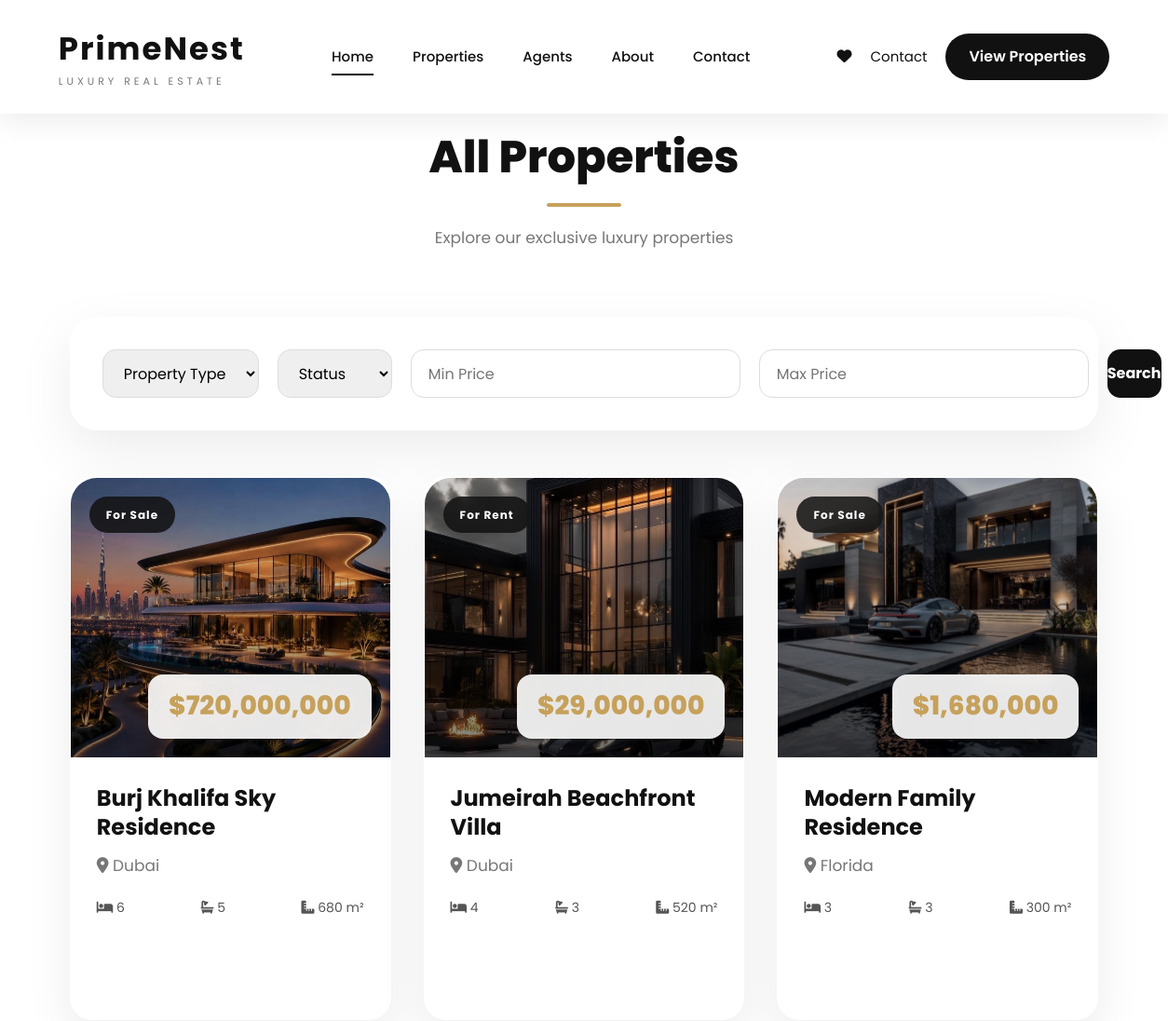
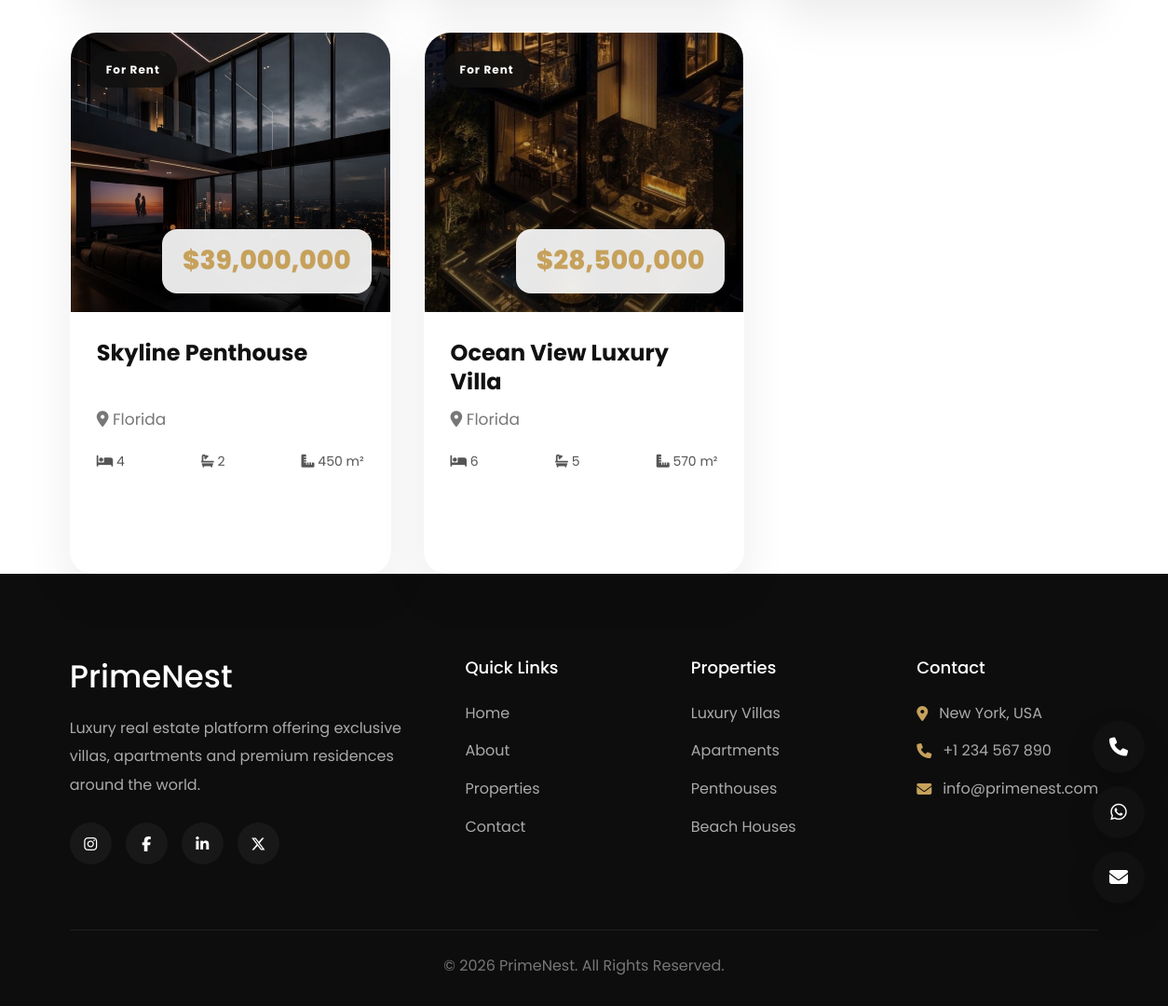
Page /properties/ on the committed database (2 pictures, top to bottom).
### property/models.py (models this page shows, shortened)
class Property(models.Model):
    STATUS_CHOICES = (
        ('sale', 'For Sale'),
        ('rent', 'For Rent'),
    )
    title = models.CharField(max_length=200)
    slug = models.SlugField(unique=True)
    property_type = models.ForeignKey(
        PropertyType,
        on_delete=models.CASCADE
    )
    agent = models.ForeignKey(
        Agent,
        on_delete=models.CASCADE
    )
    amenities = models.ManyToManyField(
        Amenity,
        blank=True
    )
    city = models.CharField(max_length=100)
    address = models.CharField(max_length=300)
    description = models.TextField()
    price = models.DecimalField(
        max_digits=12,
        decimal_places=0
    )
    area = models.PositiveIntegerField(
        help_text="Square meters"
    )
    bedrooms = models.PositiveIntegerField()
    bathrooms = models.PositiveIntegerField()
    status = models.CharField(
        max_length=10,
        choices=STATUS_CHOICES
    )
    cover_image = models.ImageField(
        upload_to='properties/'
    )
    created_at = models.DateTimeField(
        auto_now_add=True
    )
    @property
    def formatted_price(self):
        return "{:,.0f}".format(self.price)

### property/views.py (the view)
def property_list(request):
    properties = Property.objects.all().order_by("-created_at")
    property_type = request.GET.get("property_type")
    if property_type:
        properties = properties.filter(
            property_type__name=property_type
        )
    status = request.GET.get("status")
    if status:
        properties = properties.filter(
            status=status
        )
    min_price = request.GET.get("min_price")
    if min_price:
        properties = properties.filter(
            price__gte=min_price
        )
    max_price = request.GET.get("max_price")
    if max_price:
        properties = properties.filter(
            price__lte=max_price
        )
    paginator = Paginator(properties, 9)
    page_number = request.GET.get("page")
    page_obj = paginator.get_page(page_number)
    context = {
        "properties": page_obj,
    }
    return render(
        request,
        "property/list.html",
        context
    )

### templates/property/list.html (shortened to what this page needs)
{% extends 'base.html' %}
{% load static %}
{% load humanize %}
{% block body_class %}
inner-page
{% endblock %}
{% block content %}
<section class="property-list-page">
    <div class="container">
        <div class="section-title">
            <h2>
                All Properties
            </h2>
            <p>
                Explore our exclusive luxury properties
            </p>
        </div>
        <div class="property-filter">
            <form method="GET">
                <select name="property_type">
                    <option value="">
                        Property Type
                    </option>
                </select>
                <select name="status">
                    <option value="">
                        Status
                    </option>
                </select>
                <input
                type="number"
                name="min_price"
                placeholder="Min Price">
                <input
                type="number"
                name="max_price"
                placeholder="Max Price">
                <button type="submit">
                    Search
                </button>
            </form>
        </div>
        <div class="property-grid">
            {% for property in properties %}
            <div class="property-card">
                <div class="property-image">
                    {% if property.cover_image %}
                    <img src="{{ property.cover_image.url }}"
                         alt="{{ property.title }}">
                    {% endif %}
                    <div class="property-overlay"></div>
                    <div class="property-badge">
                        {% if property.status == "sale" %}
                            For Sale
                        {% else %}
                            For Rent
                        {% endif %}
                    </div>
                    <div class="property-price">
                       ${{ property.formatted_price }}
                    </div>
                </div>
                <div class="property-info">
                    <h3>
                        {{ property.title }}
                    </h3>
                    <div class="location">
                        <i class="fa-solid fa-location-dot"></i>
                        {{ property.city }}
                    </div>
                    <div class="property-details">
                        <div>
                            <i class="fa-solid fa-bed"></i>
                            {{ property.bedrooms }}
                        </div>
                        <div>
                            <i class="fa-solid fa-bath"></i>
                            {{ property.bathrooms }}
                        </div>
                        <div>
                            <i class="fa-solid fa-ruler-combined"></i>
                            {{ property.area }} m²
                        </div>
                    </div>
                </div>
            </div>
            {% empty %}
            <p>
                No properties available.
            </p>
            {% endfor %}
        </div>
    </div>
</section>
{% endblock %}

### templates/base.html (shortened to what this page needs)
{% load static %}
<!DOCTYPE html>
<html lang="en">
<head>
    <link href="https://cdn.jsdelivr.net/npm/bootstrap@5.3.7/dist/css/bootstrap.min.css" rel="stylesheet">
    <link rel="stylesheet"
          href="https://cdnjs.cloudflare.com/ajax/libs/font-awesome/6.7.2/css/all.min.css">
    <link rel="stylesheet"
          href="https://unpkg.com/aos@2.3.4/dist/aos.css">
    <link rel="stylesheet"
          href="https://cdn.jsdelivr.net/npm/swiper@11/swiper-bundle.min.css">
    <link rel="stylesheet" href="{% static 'css/variables.css' %}">
    <link rel="stylesheet" href="{% static 'css/style.css' %}">
    <link rel="stylesheet" href="{% static 'css/header.css' %}">
    <link rel="stylesheet" href="{% static 'css/hero.css' %}">
    <link rel="stylesheet" href="{% static 'css/search.css' %}">
    <link rel="stylesheet" href="{% static 'css/cards.css' %}">
    <link rel="stylesheet" href="{% static 'css/featured.css' %}">
    <link rel="stylesheet" href="{% static 'css/statistics.css' %}">
    <link rel="stylesheet" href="{% static 'css/why_choose.css' %}">
    <link rel="stylesheet" href="{% static 'css/testimonials.css' %}">
    <link rel="stylesheet" href="{% static 'css/cta.css' %}">
    <link rel="stylesheet" href="{% static 'css/detail.css' %}">
    <link rel="stylesheet" href="{% static 'css/about.css' %}">
    <link rel="stylesheet" href="{% static 'css/contact.css' %}">
    <link rel="stylesheet" href="{% static 'css/latest_properties.css' %}">
    <link rel="stylesheet" href="{% static 'css/footer.css' %}">
    <link rel="stylesheet" href="{% static 'css/responsive.css' %}">
    <link rel="stylesheet" href="{% static 'css/animations.css' %}">
</head>
<body class="{% block body_class %}{% endblock %}">
{% include 'header.html' %}
<main>
    {% block content %}
    {% endblock %}
</main>
{% include 'footer.html' %}
<div class="floating-contact">
    <a href="#">
        <i class="fa-solid fa-phone"></i>
    </a>
    <a href="#">
        <i class="fa-brands fa-whatsapp"></i>
    </a>
    <a href="#">
        <i class="fa-solid fa-envelope"></i>
    </a>
</div>
</body>
</html>

### templates/header.html (shortened to what this page needs)
<header class="header" id="header">
    <div class="container header-container">
        <a href="{% url 'home' %}" class="logo">
            <div class="logo-text">
                <span class="logo-title">
                    PrimeNest
                </span>
                <span class="logo-subtitle">
                    Luxury Real Estate
                </span>
            </div>
        </a>
        <nav class="nav-menu" id="navMenu">
            <a href="{% url 'home' %}" class="active">
                Home
            </a>
            <a href="{% url 'property:list' %}">
                Properties
            </a>
            <a href="{% url 'agents' %}">
                Agents
            </a>
            <a href="{% url 'about' %}">
                About
            </a>
            <a href="{% url 'contact' %}">
                Contact
            </a>
        </nav>
        <div class="nav-actions">
            <a href="{% url 'property:favorites' %}" class="favorite-header">
                <i class="fa-solid fa-heart"></i>
            </a>
            <a href="{% url 'contact' %}" class="login-btn">
                Contact
            </a>
            <a href="{% url 'property:list' %}" class="primary-btn">
                View Properties
            </a>
        </div>
    </div>
</header>

### templates/footer.html
{% load static %}
<footer class="footer">
    <div class="container">
        <div class="footer-grid">
            <div class="footer-about">
                <h2>PrimeNest</h2>
                <p>
                    Luxury real estate platform offering exclusive villas,
                    apartments and premium residences around the world.
                </p>
                <div class="footer-social">
                    <a href="#"><i class="fa-brands fa-instagram"></i></a>
                    <a href="#"><i class="fa-brands fa-facebook-f"></i></a>
                    <a href="#"><i class="fa-brands fa-linkedin-in"></i></a>
                    <a href="#"><i class="fa-brands fa-x-twitter"></i></a>
                </div>
            </div>
            <div>
                <h4>Quick Links</h4>
                <ul>
                    <li><a href="/">Home</a></li>
                    <li><a href="#">About</a></li>
                    <li><a href="#">Properties</a></li>
                    <li><a href="#">Contact</a></li>
                </ul>
            </div>
            <div>
                <h4>Properties</h4>
                <ul>
                    <li><a href="#">Luxury Villas</a></li>
                    <li><a href="#">Apartments</a></li>
                    <li><a href="#">Penthouses</a></li>
                    <li><a href="#">Beach Houses</a></li>
                </ul>
            </div>
            <div>
                <h4>Contact</h4>
                <ul class="footer-contact">
                    <li>
                        <i class="fa-solid fa-location-dot"></i>
                        New York, USA
                    </li>
                    <li>
                        <i class="fa-solid fa-phone"></i>
                        +1 234 567 890
                    </li>
                    <li>
                        <i class="fa-solid fa-envelope"></i>
                        info@primenest.com
                    </li>
                </ul>
            </div>
        </div>
        <div class="footer-bottom">
            © 2026 PrimeNest. All Rights Reserved.
        </div>
    </div>
</footer>

### static/css/variables.css (style rules this page uses)
:root { --white:#ffffff; --light-gray:#f5f5f5; --gray:#d1d5db; --dark-gray:#4b5563; --black:#111111; --transition:0.4s ease; --container:1200px; }

### static/css/style.css (style rules this page uses)
*, *::before, *::after { margin:0; padding:0; box-sizing:border-box; }
html { scroll-behavior:smooth; }
body { font-family:'Poppins',sans-serif; background:#fff; color:#111; overflow-x:hidden; line-height:1.6; }
img { width:100%; display:block; }
a { text-decoration:none; color:inherit; }
ul { list-style:none; }
button, input, select { font-family:inherit; }
.container { width:min(90%,1320px); margin:auto; }
.section-title { text-align:center; margin-bottom:60px; }
.section-title h2 { font-size:48px; line-height:1.2; font-weight:700; margin-bottom:15px; }
.section-title p { color:#666; font-size:17px; }
.primary-btn { display:inline-flex; align-items:center; justify-content:center; background:#fff; color:#111; padding:14px 30px; border-radius:50px; font-weight:600; transition:.35s; }
* { transition-property:color,background,transform,border,box-shadow; }
.property-list-page { padding-top:170px; }
.floating-contact { position:fixed; right:25px; bottom:110px; display:flex; flex-direction:column; gap:14px; z-index:999; }
.floating-contact a { width:56px; height:56px; border-radius:50%; background:#111; color:#fff; display:flex; justify-content:center; align-items:center; font-size:20px; box-shadow:0 12px 30px rgba(0,0,0,.18); transition:.35s; }
img { opacity:0; animation:imageFade .8s forwards; }
.primary-btn, .secondary-btn, .details-btn { position:relative; overflow:hidden; }

### static/css/header.css (style rules this page uses)
.header { position:fixed; top:0; left:0; width:100%; z-index:9999; transition:.35s ease; }
body.inner-page .header { background:#fff; box-shadow:0 8px 30px rgba(0,0,0,.08); }
body.inner-page .logo-title { color:#111; }
body.inner-page .logo-subtitle { color:#777; }
body.inner-page .nav-menu a { color:#111; }
body.inner-page .login-btn { color:#111; }
.header-container { display:flex; align-items:center; justify-content:space-between; padding:25px 0; }
.logo { text-decoration:none; }
.logo-text { display:flex; flex-direction:column; }
.logo-title { font-size:34px; font-weight:700; letter-spacing:2px; }
.logo-subtitle { font-size:11px; letter-spacing:4px; text-transform:uppercase; }
.nav-menu { display:flex; align-items:center; gap:42px; }
.nav-menu a { text-decoration:none; font-size:15px; font-weight:500; position:relative; transition:.3s; }
.nav-menu a::after { content:""; position:absolute; bottom:-8px; left:0; width:0; height:2px; background:currentColor; transition:.3s; }
.nav-menu a:hover::after, .nav-menu .active::after { width:100%; }
.nav-actions { display:flex; align-items:center; gap:20px; }
.login-btn { text-decoration:none; font-size:15px; }
.primary-btn { background:#111; color:#fff !important; padding:12px 25px; border-radius:30px; text-decoration:none; }

### static/css/hero.css (style rules this page uses)
.primary-btn { transition:.35s; }

### static/css/search.css (style rules this page uses)
.property-filter { background:white; padding:35px; margin-bottom:50px; border-radius:28px; box-shadow: 0 20px 60px rgba(0,0,0,.08); }
.property-filter form { display:grid; grid-template-columns:repeat(5,1fr); gap:20px; }
.property-filter select, .property-filter input { height:52px; border:1px solid #ddd; border-radius:14px; padding:0 18px; }
.property-filter button { background:#111; color:white; border:none; border-radius:14px; font-weight:700; cursor:pointer; transition:.35s; }

### static/css/detail.css (style rules this page uses)
.location { color:#777; font-size:17px; }

### static/css/footer.css (style rules this page uses)
.footer { background:#0d0d0d; color:#aaa; padding:90px 0 30px; }
.footer-grid { display:grid; grid-template-columns:2fr 1fr 1fr 1fr; gap:60px; }
.footer h2 { color:white; font-size:34px; margin-bottom:20px; }
.footer h4 { color:white; margin-bottom:25px; font-size:18px; }
.footer p { line-height:1.9; }
.footer ul { list-style:none; padding:0; }
.footer li { margin-bottom:15px; }
.footer a { color:#aaa; text-decoration:none; transition:.35s; }
.footer-social { display:flex; gap:15px; margin-top:25px; }
.footer-social a { width:45px; height:45px; border-radius:50%; background:#181818; display:flex; align-items:center; justify-content:center; color:white; transition:.35s; }
.footer-contact li { display:flex; gap:12px; align-items:center; }
.footer-contact i { color:#C6A15B; }
.footer-bottom { margin-top:70px; padding-top:25px; border-top:1px solid rgba(255,255,255,.08); text-align:center; color:#777; }

### rows in the picture
Property: cover_image (picture), status "For Sale", formatted_price "720,000,000", title "Burj Khalifa Sky Residence", city "Dubai", bedrooms "6", bathrooms "5", area "680"
Property: cover_image (picture), status "For Rent", formatted_price "29,000,000", title "Jumeirah Beachfront Villa", city "Dubai", bedrooms "4", bathrooms "3", area "520"
Property: cover_image (picture), status "For Sale", formatted_price "1,680,000", title "Modern Family Residence", city "Florida", bedrooms "3", bathrooms "3", area "300"
Property: cover_image (picture), status "For Rent", formatted_price "39,000,000", title "Skyline Penthouse", city "Florida", bedrooms "4", bathrooms "2", area "450"
Property: cover_image (picture), status "For Rent", formatted_price "28,500,000", title "Ocean View Luxury Villa", city "Florida", bedrooms "6", bathrooms "5", area "570"
